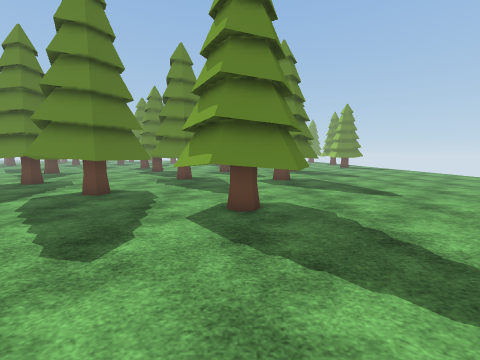
view 1 (above)

24 first-person views from a walk through a scene from a Unity 3-D project. The camera is 1.4 m above the floor, tilts 6° down and sees 90° across. The floor is counted in squares, 1 m on a side. Each view is taken from the middle of a square. On the plan, view 1 faces up. The plan holds only what a view shows up to about 13 squares ahead; the rest is blank. The place goes on beyond the plan. Some animated figures are not drawn. Some surface patterns are stand-ins.

view 2
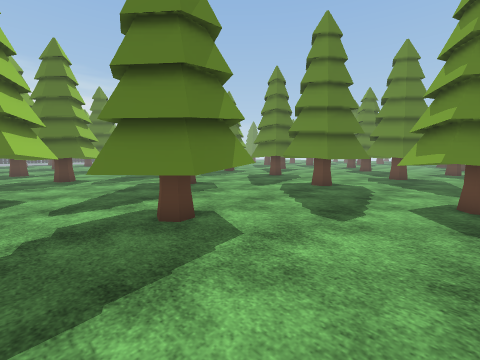

view 3
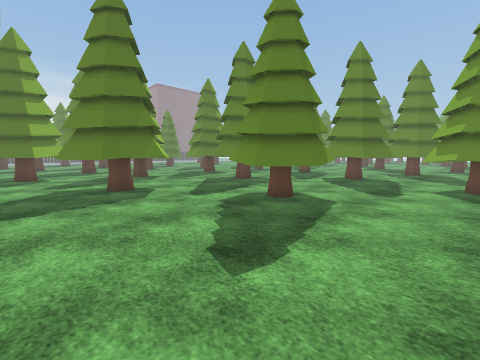

view 4
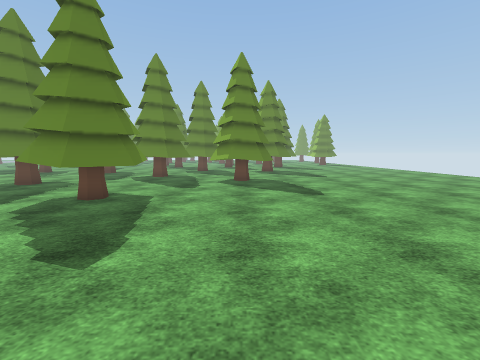

view 5
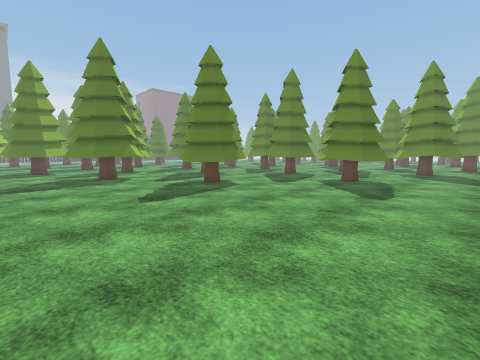

view 6
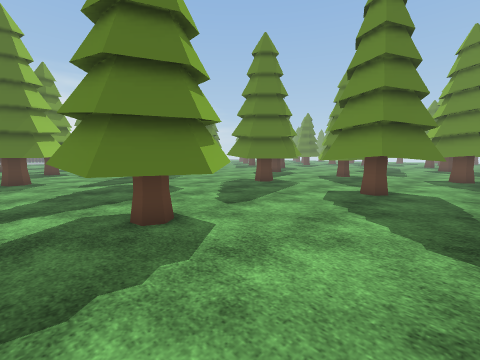

view 7
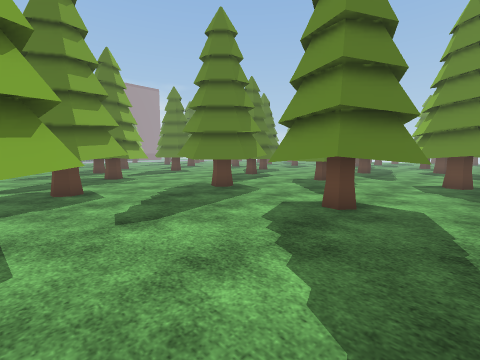

view 8
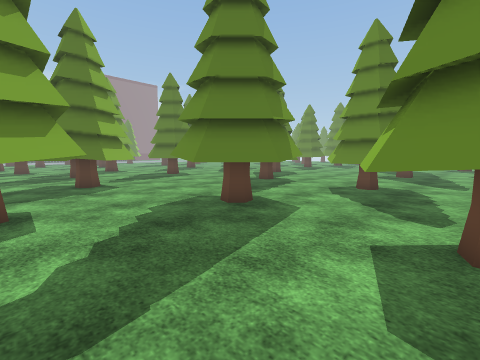

view 9
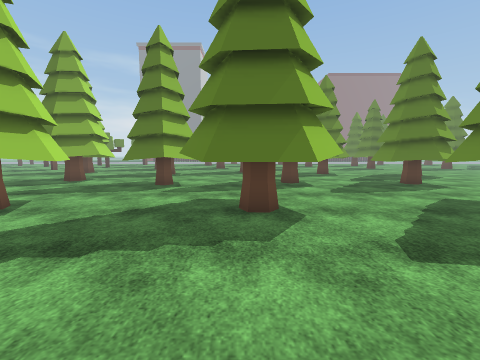

view 10
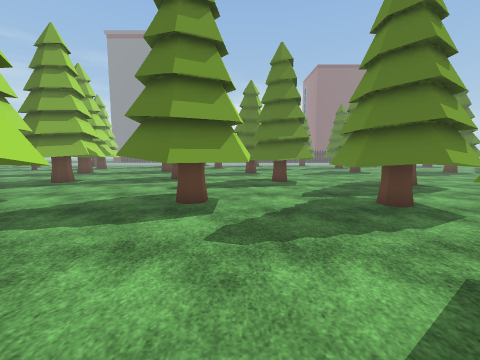

view 11
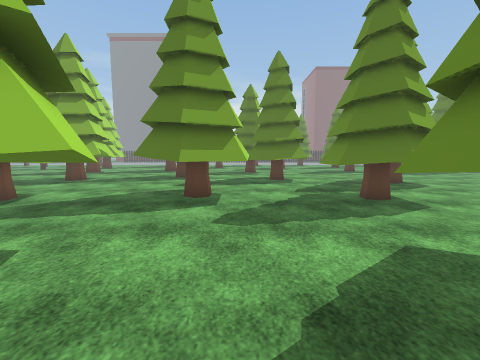

view 12
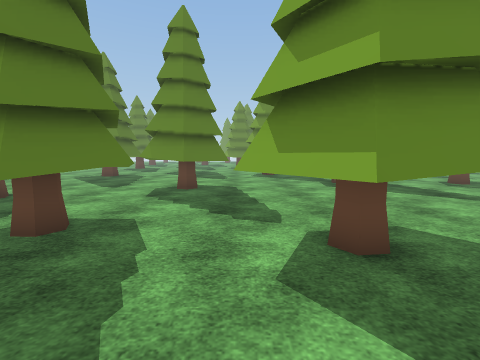

view 13
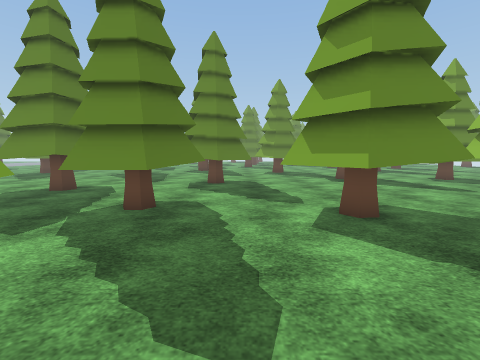

view 14
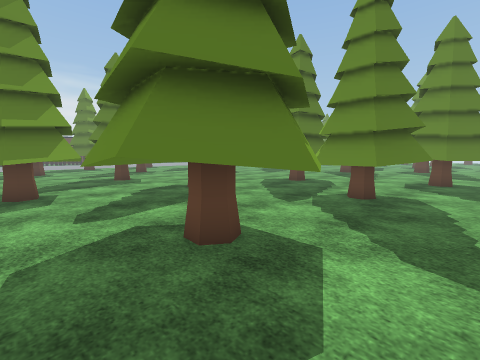

view 15
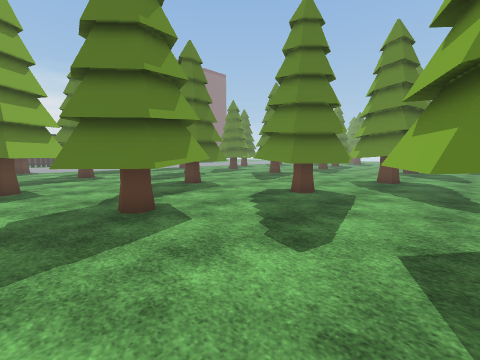

view 16
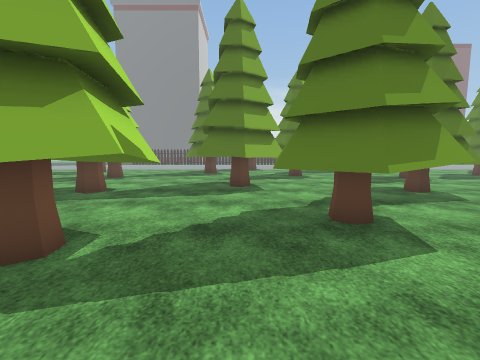

view 17
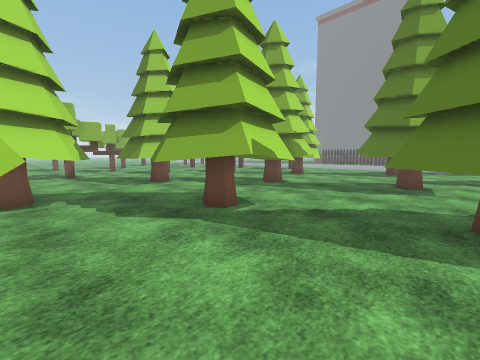

view 18
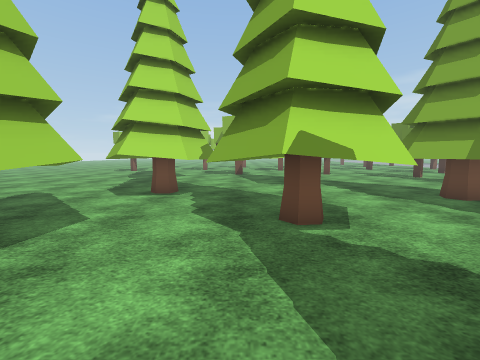

view 19
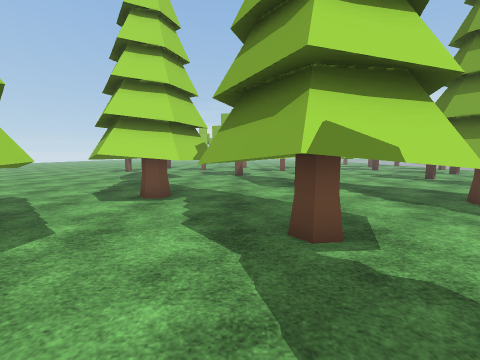

view 20
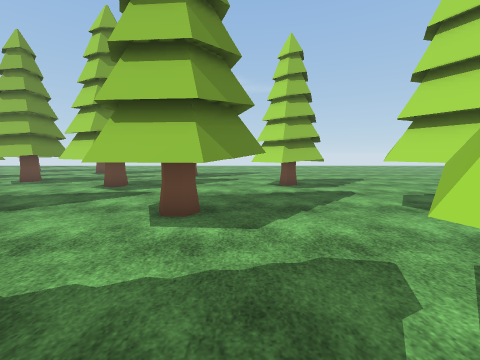

view 21
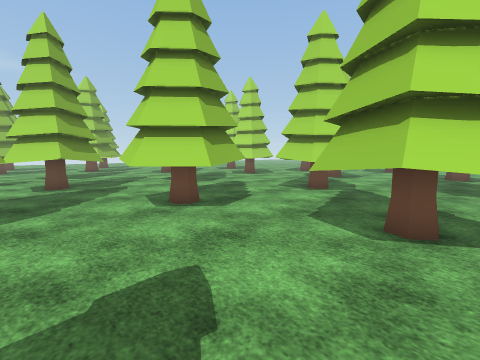

view 22
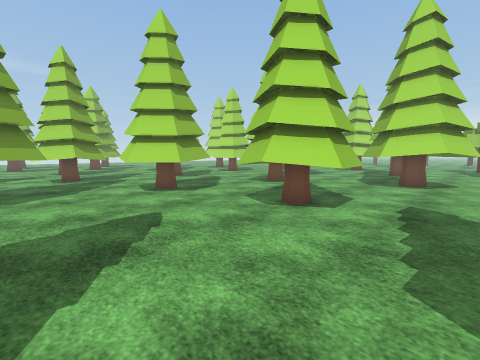

view 23
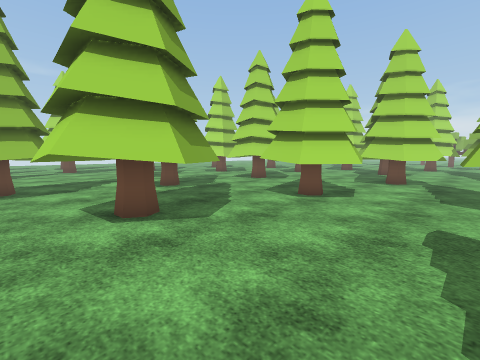

view 24
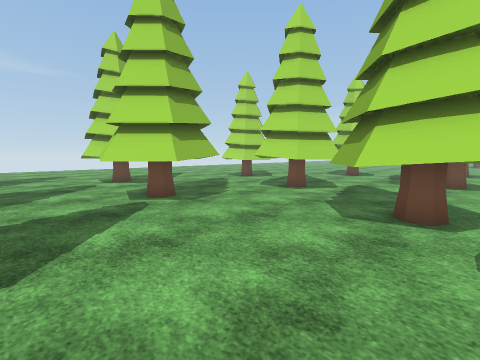

### Floor plan
Key: @ floor where view 1 was taken; . floor; T tree.
Columns run from 32 left of view 1 to 7 right of it. Each row starts with its distance up from view 1.
 18       ..........TTTT..... ....TT.......
 17        ....TTT..TTTT...................
 16       ....TTTTT...T.........TT .......
 15  . .......TTTT.............TT.T..TTTT.
 14   .........TTT.TTT.........TTTTT.TTTT.
 13   .............TTTT..TTT...TTTT..TTTT...
 12   ........TT...TTTT.TTTTT....T...TTT....
 11   ...T...TTTT..TTT..TTTT................
 10  ...TTT..TTTT........TTT..TTT...........
  9  ..TTTT..TTT.............TTTTT..........
  8  ..TTTT....T...TTT.......TTTT..TTT......
  7  ....T........TTTT........TTT..TTT......
  6  .......TTT...TTTTT.TTTT......TTTTT.....
  5 .......TTTT....TTT..T.TTT......TTT......
  4 ..TTT.. TTTT........TTTT................
  3 ..T.TT..TTT..........TTT................
  2 .T.T.T..........TT........TTT...........
  1  .T.TT.....T...TTTT.......TTTT..........
  0  .TTT....TTTT..TTTT.......TTTT..@.......
 -1  ........TTTTT..TTT..TTT...TT..........
 -2  ...TTT..TT.T.......TTTTT.............
 -3  ..T.TTT.. TT.TT.... .TTT.............
 -4  .. TTTT.....TT.T....TTT..............
 -5      TT......T.TTT....T...............
 -6      .... ... T.T....................
 -7     ...  TTT.    ................... .

Where each view was taken, in squares from view 1:
view 1: 0 up, 0 right, facing up
view 2: 2 down, 0 right, facing up-left
view 3: 6 down, 0 right, facing up-left
view 4: 7 down, 0 right, facing up
view 5: 7 down, 5 right, facing up-left
view 6: 4 up, 5 right, facing up-left
view 7: 7 up, 5 right, facing up-left
view 8: 9 up, 2 right, facing up-left
view 9: 4 up, 4 left, facing left
view 10: 8 up, 9 left, facing left
view 11: 8 up, 8 left, facing left
view 12: 8 up, 12 left, facing up
view 13: 6 up, 13 left, facing up
view 14: 4 up, 13 left, facing up-left
view 15: 2 up, 17 left, facing up-left
view 16: 2 up, 18 left, facing left
view 17: 4 up, 17 left, facing down-left
view 18: 4 up, 20 left, facing down
view 19: 3 up, 20 left, facing down
view 20: 3 up, 16 left, facing right
view 21: 14 up, 28 left, facing down-right
view 22: 15 up, 31 left, facing down-right
view 23: 18 up, 26 left, facing down-right
view 24: 18 up, 11 left, facing down-right
